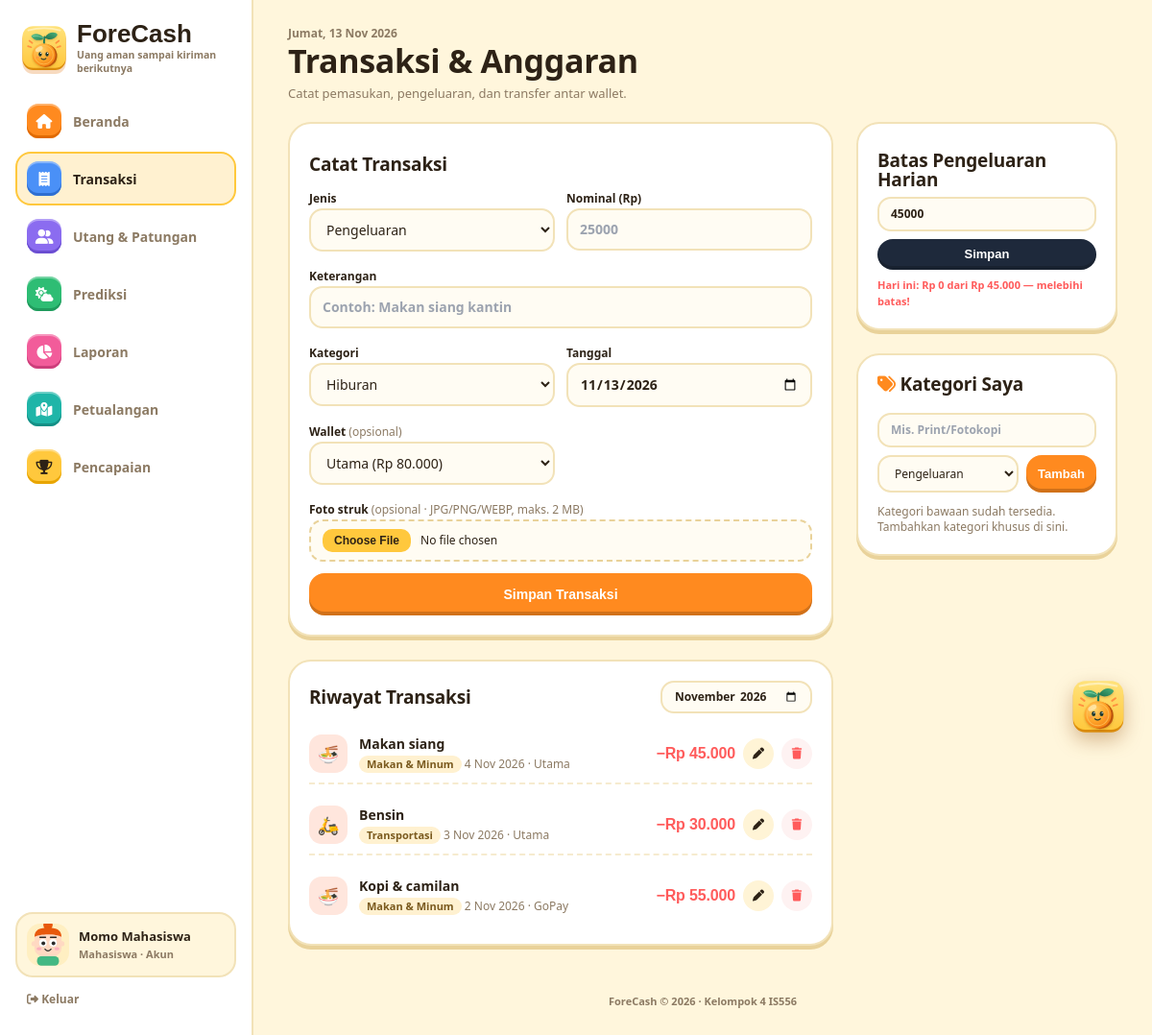
/pages/transaksi.php (signed in), run on the app's committed database.
### tables this page shows
CREATE TABLE users (
  user_id       INT NOT NULL AUTO_INCREMENT PRIMARY KEY,
  nama          VARCHAR(100) NOT NULL,
  email         VARCHAR(100) NOT NULL UNIQUE,           
  password_hash VARCHAR(255) NOT NULL,
  role          ENUM('mahasiswa','orangtua') NOT NULL DEFAULT 'mahasiswa',
  kode_hubung   CHAR(8) NULL UNIQUE,                    
  batas_harian  DECIMAL(12,2) NOT NULL DEFAULT 0,
  avatar        VARCHAR(4) NOT NULL DEFAULT 'a1',           
  created_at    DATETIME NOT NULL DEFAULT CURRENT_TIMESTAMP
);

CREATE TABLE transactions (
  transaction_id   INT NOT NULL AUTO_INCREMENT PRIMARY KEY,
  user_id          INT NOT NULL,
  wallet_id        INT NOT NULL,
  wallet_tujuan_id INT NULL,
  category_id      INT NULL,
  jenis            ENUM('pemasukan','pengeluaran','transfer') NOT NULL,
  nominal          DECIMAL(12,2) NOT NULL,
  keterangan       VARCHAR(150) NOT NULL,
  tanggal          DATE NOT NULL,
  bukti            VARCHAR(64) NULL,                     
  created_at       DATETIME NOT NULL DEFAULT CURRENT_TIMESTAMP,
  FOREIGN KEY (user_id)          REFERENCES users(user_id) ON DELETE CASCADE,
  FOREIGN KEY (wallet_id)        REFERENCES wallets(wallet_id) ON DELETE CASCADE,
  FOREIGN KEY (wallet_tujuan_id) REFERENCES wallets(wallet_id) ON DELETE CASCADE,
  FOREIGN KEY (category_id)      REFERENCES categories(category_id) ON DELETE SET NULL
);

CREATE TABLE categories (
  category_id INT NOT NULL AUTO_INCREMENT PRIMARY KEY,
  user_id     INT NULL,
  nama        VARCHAR(50) NOT NULL,
  jenis       ENUM('pemasukan','pengeluaran') NOT NULL,
  FOREIGN KEY (user_id) REFERENCES users(user_id) ON DELETE CASCADE
);

CREATE TABLE wallets (
  wallet_id  INT NOT NULL AUTO_INCREMENT PRIMARY KEY,
  user_id    INT NOT NULL,
  nama       VARCHAR(50) NOT NULL,
  tipe       ENUM('tunai','bank','ewallet') NOT NULL DEFAULT 'tunai',
  saldo_awal DECIMAL(12,2) NOT NULL DEFAULT 0,
  FOREIGN KEY (user_id) REFERENCES users(user_id) ON DELETE CASCADE
);

### includes/functions.php (called while the page is built, shortened)
<?php
require_once __DIR__ . '/../config/database.php';
function e($s) { return htmlspecialchars((string)$s, ENT_QUOTES, 'UTF-8'); }
function rupiah($n) { return 'Rp ' . number_format((float)$n, 0, ',', '.'); }
function tgl($d) {
    $bln = ['', 'Jan', 'Feb', 'Mar', 'Apr', 'Mei', 'Jun', 'Jul', 'Agu', 'Sep', 'Okt', 'Nov', 'Des'];
    $t = strtotime($d);
    return date('j', $t) . ' ' . $bln[(int)date('n', $t)] . ' ' . date('Y', $t);
}
function q($sql, $types = '', ...$params) {
    global $mysqli;
    $st = $mysqli->prepare($sql);
    if ($types !== '') $st->bind_param($types, ...$params);
    $st->execute();
    return $st;
}
function rows($sql, $types = '', ...$p) { $r = q($sql, $types, ...$p)->get_result(); return $r ? $r->fetch_all(MYSQLI_ASSOC) : []; }
function row($sql, $types = '', ...$p) { $r = rows($sql, $types, ...$p); return $r[0] ?? null; }
function current_user() {
    return row('SELECT user_id, nama, email, role, kode_hubung, batas_harian, avatar FROM users WHERE user_id = ?', 'i', $_SESSION['user_id']);
}
function require_login($role = null) {
    $u = current_user();
    return $u;
}
function wallets_with_balance($uid) {
    return rows("SELECT w.wallet_id, w.nama, w.tipe, w.saldo_awal,
        w.saldo_awal
        + COALESCE((SELECT SUM(nominal) FROM transactions t WHERE t.wallet_id = w.wallet_id AND t.jenis = 'pemasukan'), 0)
        - COALESCE((SELECT SUM(nominal) FROM transactions t WHERE t.wallet_id = w.wallet_id AND t.jenis IN ('pengeluaran','transfer')), 0)
        + COALESCE((SELECT SUM(nominal) FROM transactions t WHERE t.wallet_tujuan_id = w.wallet_id AND t.jenis = 'transfer'), 0) AS saldo
        FROM wallets w WHERE w.user_id = ? ORDER BY w.wallet_id", 'i', $uid);
}
function categories_for($uid) {
    return rows('SELECT category_id, nama, jenis, user_id FROM categories WHERE user_id IS NULL OR user_id = ? ORDER BY jenis, nama', 'i', $uid);
}
function kategori_emoji($nama, $jenis = 'pengeluaran') {
    $map = ['Makan & Minum' => '🍜', 'Transportasi' => '🛵', 'Kos / Sewa' => '🏠', 'Kebutuhan Kuliah' => '📚',
            'Hiburan' => '🎬', 'Uang Saku' => '💰', 'Kerja Sampingan' => '💼', 'Beasiswa' => '🎓', 'Pelunasan Utang/Piutang' => '🤝'];
    return $map[$nama] ?? ($jenis === 'pemasukan' ? '💵' : '🧾');
}
require_once __DIR__ . '/avatar.php';

### pages/transaksi.php (the view, shortened to what this page needs)
<?php
require_once __DIR__ . '/../includes/functions.php';
require_once __DIR__ . '/../includes/tx_form.php';
$user = require_login('mahasiswa');
$uid = $user['user_id'];
$bulan = preg_match('/^\d{4}-\d{2}$/', $_GET['bulan'] ?? '') ? $_GET['bulan'] : date('Y-m');
$list = rows("SELECT t.transaction_id, t.bukti, t.tanggal, t.jenis, t.nominal, t.keterangan, c.nama AS kategori, w.nama AS wallet, w2.nama AS wallet_tujuan
              FROM transactions t JOIN wallets w ON w.wallet_id = t.wallet_id
              LEFT JOIN wallets w2 ON w2.wallet_id = t.wallet_tujuan_id
              LEFT JOIN categories c ON c.category_id = t.category_id
              WHERE t.user_id = ? AND DATE_FORMAT(t.tanggal, '%Y-%m') = ?
              ORDER BY t.tanggal DESC, t.transaction_id DESC", 'is', $uid, $bulan);
$kategoriSaya = rows('SELECT category_id, nama, jenis FROM categories WHERE user_id = ? ORDER BY nama', 'i', $uid);
$title = 'Transaksi & Anggaran'; $active = 'transaksi';
require __DIR__ . '/../includes/layout/header.php';
?>
<div>
    <p class="text-xs text-slate-500">Catat pemasukan, pengeluaran, dan transfer antar wallet.</p>
</div>
<div class="grid grid-cols-1 lg:grid-cols-3 gap-6">
    <div class="lg:col-span-2 space-y-6">
        <form id="form" method="post" enctype="multipart/form-data" class="hs-card p-5 space-y-3">
            <h4 class="text-sm font-black">Catat Transaksi</h4>
            <?= tx_form_fields($uid, in_array($_GET['jenis'] ?? '', ['pemasukan', 'pengeluaran', 'transfer']) ? ['jenis' => $_GET['jenis']] : null) ?>
            <button name="aksi" value="tambah" class="hs-btn bg-hsOrange text-white w-full py-3 text-sm">Simpan Transaksi</button>
        </form>
        <div class="hs-card p-5 space-y-3">
            <div class="flex flex-wrap justify-between items-center gap-2">
                <h4 class="text-sm font-black">Riwayat Transaksi</h4>
                <form method="get"><input type="month" name="bulan" value="<?= e($bulan) ?>" onchange="this.form.submit()" class="px-3 py-1.5 text-xs border"></form>
            </div>
            <?php foreach ($list as $t): ?>
                <?php $emoji = $t['jenis'] === 'transfer' ? '🔁' : kategori_emoji($t['kategori'], $t['jenis']); ?>
                <div class="fc-tx">
                    <span class="fc-tx-icon <?= ['pemasukan' => 'is-in', 'pengeluaran' => 'is-out', 'transfer' => 'is-move'][$t['jenis']] ?>"><?= $emoji ?></span>
                    <div class="text-sm min-w-0 flex-1">
                        <p class="font-bold truncate"><?= e($t['keterangan']) ?></p>
                        <p class="text-xs text-slate-500 mt-0.5">
                            <span class="fc-chip"><?= $t['jenis'] === 'transfer' ? e($t['wallet']) . ' ke ' . e($t['wallet_tujuan']) : e($t['kategori'] ?? 'Lainnya') ?></span>
                            <?= tgl($t['tanggal']) ?><?= $t['jenis'] !== 'transfer' ? ' · ' . e($t['wallet']) : '' ?></p>
                    </div>
                    <div class="flex items-center gap-2 shrink-0">
                        <p class="font-display font-extrabold text-base <?= ['pemasukan' => 'text-hsGreen', 'pengeluaran' => 'text-hsRed', 'transfer' => 'text-hsBlue'][$t['jenis']] ?>">
                            <?= ['pemasukan' => '+', 'pengeluaran' => '−', 'transfer' => ''][$t['jenis']] ?><?= rupiah($t['nominal']) ?></p>
                        <form method="post" action="transaksi_edit.php"><?= csrf_field() ?><input type="hidden" name="id" value="<?= $t['transaction_id'] ?>">
                            <button class="w-8 h-8 rounded-full bg-slate-100 text-xs" title="Ubah"><i class="fa-solid fa-pen"></i></button></form>
                        <form method="post" onsubmit="return confirm('Hapus transaksi ini?')"><?= csrf_field() ?><input type="hidden" name="id" value="<?= $t['transaction_id'] ?>">
                            <button name="aksi" value="hapus" class="w-8 h-8 rounded-full bg-red-50 text-hsRed text-xs" title="Hapus"><i class="fa-solid fa-trash"></i></button></form>
                    </div>
                </div>
            <?php endforeach; ?>
        </div>
    </div>
    <div class="space-y-6">
        <form method="post" class="hs-card p-5 space-y-2">
            <h4 class="text-sm font-black">Batas Pengeluaran Harian</h4>
            <input type="number" name="batas_harian" min="0" value="<?= (float)$user['batas_harian'] ?>" class="w-full px-3 py-2 text-xs border">
            <button name="aksi" value="batas" class="hs-btn bg-slate-800 text-white w-full py-2 text-xs">Simpan</button>
            <?php if ($user['batas_harian'] > 0): ?>
                <p class="text-[11px] font-bold <?= $hariIni > $user['batas_harian'] ? 'text-hsRed' : 'text-hsGreen' ?>">
                    Hari ini: <?= rupiah($hariIni) ?> dari <?= rupiah($user['batas_harian']) ?>
                    <?= $hariIni > $user['batas_harian'] ? '— melebihi batas!' : '— masih aman.' ?></p>
            <?php endif; ?>
        </form>
        <div class="hs-card p-5 space-y-3">
            <h4 class="text-sm font-black"><i class="fa-solid fa-tags text-hsOrange"></i> Kategori Saya</h4>
            <form method="post" class="space-y-2">
                <input name="nama" placeholder="Mis. Print/Fotokopi" class="w-full px-3 py-2 text-xs border">
                <div class="flex gap-2">
                    <select name="jenis" class="w-full px-3 py-2 text-xs border"><option value="pengeluaran">Pengeluaran</option><option value="pemasukan">Pemasukan</option></select>
                    <button name="aksi" value="kategori" class="hs-btn bg-hsOrange text-white px-3 py-2 text-xs">Tambah</button>
                </div>
            </form>
            <div class="flex flex-wrap gap-1.5">
                <?php if (!$kategoriSaya): ?><p class="text-xs text-slate-500">Kategori bawaan sudah tersedia. Tambahkan kategori khusus di sini.</p><?php endif; ?>
            </div>
        </div>
    </div>
</div>
<?php require __DIR__ . '/../includes/layout/footer.php'; ?>

### includes/layout/header.php (shortened to what this page needs)
<?php
$menus = $user['role'] === 'orangtua'
    ? ['ortu' => ['ortu.php', 'fa-eye', 'Pantau Anak', 'purple']]
    : [
        'dashboard'  => ['dashboard.php', 'fa-house', 'Beranda', 'orange'],
        'transaksi'  => ['transaksi.php', 'fa-receipt', 'Transaksi', 'blue'],
        'utang'      => ['utang.php', 'fa-user-group', 'Utang & Patungan', 'purple'],
        'prediksi'   => ['prediksi.php', 'fa-cloud-sun', 'Prediksi', 'green'],
        'laporan'    => ['laporan.php', 'fa-chart-pie', 'Laporan', 'pink'],
        'petualangan'=> ['petualangan.php', 'fa-map-location-dot', 'Petualangan', 'teal'],
        'pencapaian' => ['pencapaian.php', 'fa-trophy', 'Pencapaian', 'yellow'],
      ];
$home = $user['role'] === 'orangtua' ? 'ortu.php' : 'dashboard.php';
$hariIni = ['Minggu', 'Senin', 'Selasa', 'Rabu', 'Kamis', 'Jumat', 'Sabtu'][date('w')] . ', ' . tgl(date('Y-m-d'));
$jam = (int)date('G');
$sapaan = $jam < 11 ? 'Selamat pagi' : ($jam < 15 ? 'Selamat siang' : ($jam < 18 ? 'Selamat sore' : 'Selamat malam'));
?>
<!DOCTYPE html>
<html lang="id">
<head>
    <script src="https://cdn.tailwindcss.com"></script>
    <link href="https://api.fontshare.com/v2/css?f[]=satoshi@300,400,500,700,900&display=swap" rel="stylesheet">
    <link rel="stylesheet" href="https://cdnjs.cloudflare.com/ajax/libs/font-awesome/6.4.0/css/all.min.css">
    <link rel="stylesheet" href="../assets/css/styles.css?v=<?= filemtime(__DIR__ . '/../../assets/css/styles.css') ?>">
</head>
<body class="fc-body">
<aside class="fc-side" aria-label="Menu utama">
    <a href="<?= $home ?>" class="fc-brand">
        <img src="../assets/img/logo.svg" alt="" class="fc-brand-logo">
        <span>
            <span class="fc-brand-name">ForeCash</span>
            <span class="fc-brand-tag">Uang aman sampai kiriman berikutnya</span>
        </span>
    </a>
    <nav class="fc-nav">
        <?php foreach ($menus as $key => [$href, $icon, $label, $warna]): ?>
            <a href="<?= $href ?>" class="fc-nav-item <?= $active === $key ? 'is-active' : '' ?>" <?= $active === $key ? 'aria-current="page"' : '' ?>>
                <span class="fc-tile fc-tile-<?= $warna ?>"><i class="fa-solid <?= $icon ?>"></i></span>
                <?= $label ?>
            </a>
        <?php endforeach; ?>
    </nav>
    <div class="fc-side-foot">
        <a href="akun.php" class="fc-me <?= $active === 'akun' ? 'is-active' : '' ?>">
            <span class="fc-me-avatar"><?= avatar_svg($user['avatar'], 'happy', 44) ?></span>
            <span class="min-w-0">
                <span class="fc-me-name"><?= e($user['nama']) ?></span>
                <span class="fc-me-role"><?= $user['role'] === 'orangtua' ? 'Orang tua' : 'Mahasiswa' ?> · Akun</span>
            </span>
        </a>
        <a href="logout.php" class="fc-logout"><i class="fa-solid fa-right-from-bracket"></i> Keluar</a>
    </div>
</aside>
<div class="fc-main">
    <header class="fc-top">
        <div class="min-w-0">
            <p class="fc-top-date"><?= $hariIni ?></p>
            <h1 class="fc-top-title"><?= $active === 'dashboard' ? $sapaan . ', ' . e(explode(' ', $user['nama'])[0]) . '!' : e($title) ?></h1>
        </div>
    </header>
<main class="fc-content">

### data on the page
users: nama "Momo Mahasiswa", batas_harian "45000", batas_harian "Rp 45.000"
transactions: jenis.nama "🍜", keterangan "Makan siang", category.nama "Makan & Minum", tanggal "4 Nov 2026", wallet.nama "Utama", jenis "−", nominal "Rp 45.000"
transactions: jenis.nama "🛵", keterangan "Bensin", category.nama "Transportasi", tanggal "3 Nov 2026", wallet.nama "Utama", jenis "−", nominal "Rp 30.000"
transactions: jenis.nama "🍜", keterangan "Kopi & camilan", category.nama "Makan & Minum", tanggal "2 Nov 2026", wallet.nama "GoPay", jenis "−", nominal "Rp 55.000"

### other printed values
$label "Beranda"
$label "Transaksi"
$label "Utang & Patungan"
$label "Prediksi"
$label "Laporan"
$label "Petualangan"
$label "Pencapaian"
$hariIni "Jumat, 13 Nov 2026"
$title "Transaksi & Anggaran"
rupiah($hariIni) "Rp 0"
form field category_id "Hiburan"
form field wallet_id "Utama (Rp 80.000)"
